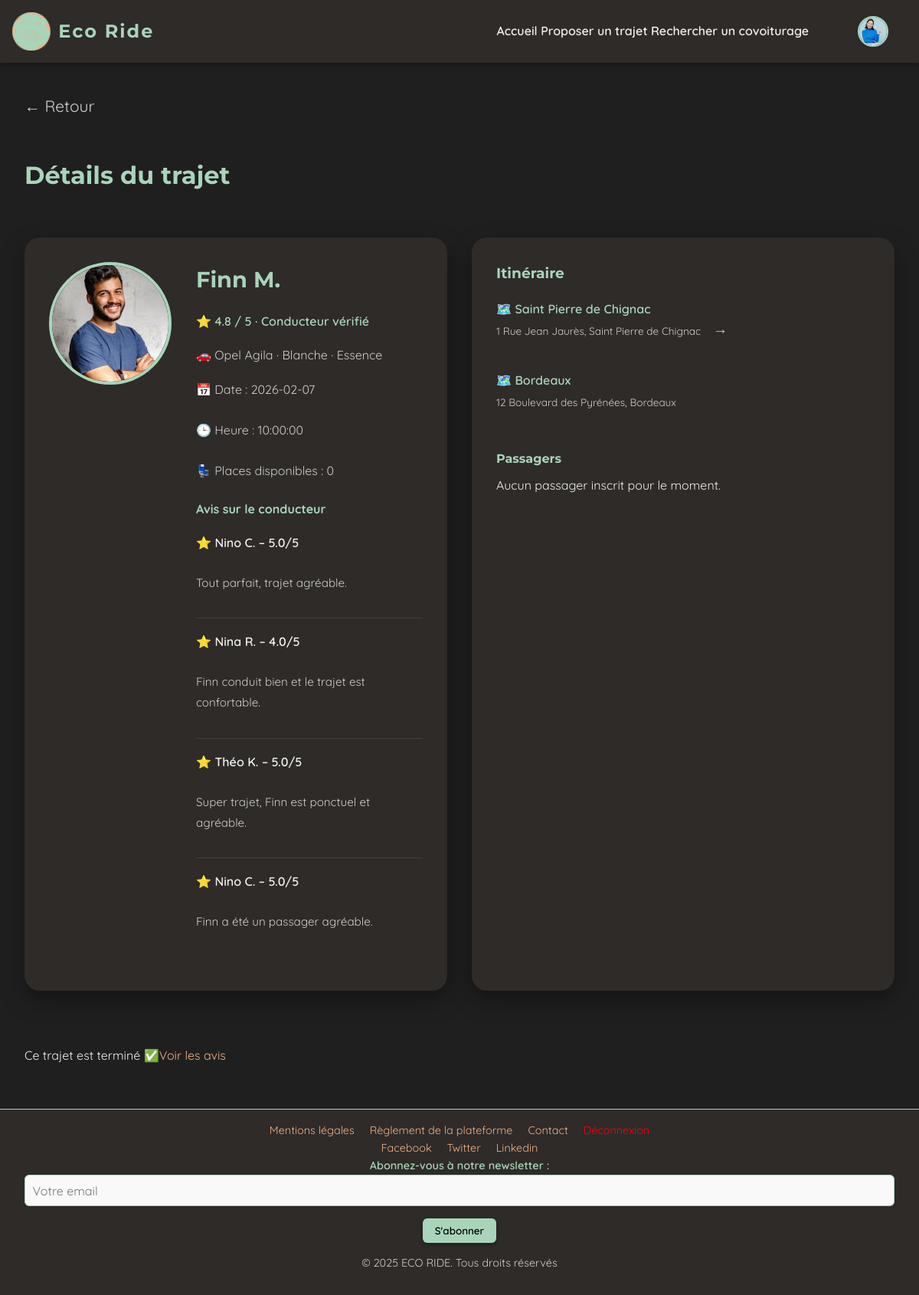
The page /PROJET/UTILISATEUR/USR-details-trajet.php?id=3 (signed in) on the database its author committed.
### tables this page shows
CREATE TABLE `trajets` (
  `id` int(11) NOT NULL,
  `id_conducteur` int(11) NOT NULL,
  `depart` varchar(255) NOT NULL,
  `arrivee` varchar(255) NOT NULL,
  `etapes` text DEFAULT NULL,
  `commentaire` text DEFAULT NULL,
  `date_depart` date NOT NULL,
  `heure_depart` time NOT NULL,
  `vehicule_id` int(11) DEFAULT NULL,
  `places_disponibles` int(11) DEFAULT 1,
  `prix` int(11) NOT NULL DEFAULT 2,
  `statut` enum('publie','complet','annule','termine','en_cours') DEFAULT 'publie'
);

CREATE TABLE `utilisateurs` (
  `id` int(11) NOT NULL,
  `nom` varchar(100) NOT NULL,
  `prenom` varchar(100) NOT NULL,
  `email` varchar(150) DEFAULT NULL,
  `mot_de_passe` varchar(255) NOT NULL,
  `role` enum('passager','conducteur','passager-conducteur') NOT NULL,
  `date_naissance` date DEFAULT NULL,
  `bio` text DEFAULT NULL,
  `credits` int(11) DEFAULT 0,
  `date_inscription` datetime DEFAULT current_timestamp(),
  `photo` varchar(255) DEFAULT 'default.jpg',
  `driver_completed` tinyint(1) DEFAULT 0,
  `profile_completed` tinyint(1) DEFAULT 0
);

CREATE TABLE `vehicules` (
  `vehicule_id` int(11) NOT NULL,
  `id_utilisateur` int(11) NOT NULL,
  `plaque` varchar(20) NOT NULL,
  `date_premiere_immat` date DEFAULT NULL,
  `marque` varchar(50) DEFAULT NULL,
  `modele` varchar(50) DEFAULT NULL,
  `couleur` varchar(50) DEFAULT NULL,
  `carburant` varchar(50) DEFAULT NULL,
  `places` int(11) DEFAULT 4,
  `animaux_acceptes` enum('oui','non') DEFAULT 'non',
  `fumeur` enum('oui','non') DEFAULT 'non',
  `musique` varchar(50) DEFAULT NULL
);

CREATE TABLE `avis` (
  `id` int(11) NOT NULL,
  `id_trajet` int(11) NOT NULL,
  `id_auteur` int(11) NOT NULL,
  `id_destinataire` int(11) NOT NULL,
  `note` decimal(2,1) DEFAULT NULL,
  `commentaire` text DEFAULT NULL,
  `date_creation` datetime DEFAULT current_timestamp()
);

### PROJET/PHP/details_trajet.php (called while the page is built, shortened)
<?php
include('connexion.php');
$id_trajet = (int) $_GET['id'];
$stmt = $bdd->prepare("
    SELECT
        t.*,
        u.id AS id_conducteur,
        u.nom AS nom_conducteur,
        u.prenom AS prenom_conducteur,
        u.photo AS photo_conducteur,
        v.marque,
        v.modele,
        v.couleur,
        v.carburant
    FROM trajets t
    JOIN utilisateurs u ON t.id_conducteur = u.id
    LEFT JOIN vehicules v ON t.vehicule_id = v.vehicule_id
    WHERE t.id = :id
");
$stmt->execute([':id' => $id_trajet]);
$trajet = $stmt->fetch(PDO::FETCH_ASSOC);
$stmt = $bdd->prepare("
    SELECT
        a.note,
        a.commentaire,
        u.prenom,
        u.nom
    FROM avis a
    JOIN utilisateurs u ON a.id_auteur = u.id
    WHERE a.id_destinataire = :id_conducteur
    ORDER BY a.date_creation DESC
");
$stmt->execute([
    ':id_conducteur' => $trajet['id_conducteur']
]);
$avis = $stmt->fetchAll(PDO::FETCH_ASSOC);

### PROJET/UTILISATEUR/USR-details-trajet.php (the view, shortened to what this page needs)
<?php
require_once __DIR__ . '/../PHP/details_trajet.php';
$trajetDateTime = new DateTime($trajet['date_depart'] . ' ' . $trajet['heure_depart']);
$now = new DateTime();
$isPast = $trajetDateTime < $now;
?>
<!DOCTYPE html>
<html lang="fr">
<head>
    <link rel="stylesheet" href="../CSS/style_global.css">
    <link rel="stylesheet" href="../CSS/CSS UTILISATEUR/USR-details-trajets.css">
</head>
<body>
<?php include('../COMPONENTS/COMP-header.php'); ?>
<main>
    <a href="USR-recherche_trajet.php" class="back-arrow">← Retour</a>
    <h1 class="page-title">Détails du trajet</h1>
    <div class="cards-wrapper">
        <section class="card driver-card">
            <div class="driver-main">
                <img src="../../IMAGES/profiles/<?= htmlspecialchars($trajet['photo_conducteur'] ?? 'default.jpg') ?>"
                     alt="Photo du conducteur" class="driver-photo-lg">
                <div class="driver-infos">
                    <h2><?= htmlspecialchars($trajet['prenom_conducteur'] . ' ' . $trajet['nom_conducteur']) ?></h2>
                    <p class="driver-rating">⭐ 4.8 / 5 · Conducteur vérifié</p>
                    <p class="driver-car">
                        🚗 <?= htmlspecialchars($trajet['marque'] . ' ' . $trajet['modele']) ?> ·
                        <?= htmlspecialchars($trajet['couleur']) ?> ·
                        <?= htmlspecialchars($trajet['carburant']) ?>
                    </p>
                    <div class="driver-schedule">
                        <p>📅 Date : <?= htmlspecialchars($trajet['date_depart']) ?></p>
                        <p>🕒 Heure : <?= htmlspecialchars($trajet['heure_depart']) ?></p>
                        <p>💺 Places disponibles : <?= htmlspecialchars($trajet['places_disponibles']) ?></p>
                    </div>
                    <div id="driver-reviews" class="driver-reviews">
                        <h4>Avis sur le conducteur</h4>
                        <?php if (empty($avis)): ?>
                            <p class="empty">Aucun avis pour le moment.</p>
                        <?php else: ?>
                            <?php foreach ($avis as $a): ?>
                                <div class="review">
                                    <p class="review-author">⭐ <?= htmlspecialchars($a['prenom'] . ' ' . $a['nom']) ?> – <?= $a['note'] ?>/5</p>
                                    <p class="review-text"><?= htmlspecialchars($a['commentaire']) ?></p>
                                </div>
                            <?php endforeach; ?>
                        <?php endif; ?>
                    </div>
                </div>
            </div>
        </section>
        <section class="card trajet-card">
            <h3>Itinéraire</h3>
            <div class="trajet-path">
                <div class="ville">
                    <a href="https://www.google.com/maps/search/<?= urlencode($trajet['depart']) ?>" target="_blank">
                        🗺️ <?= htmlspecialchars($trajet['depart']) ?>
                    </a>
                    <p class="address">1 Rue Jean Jaurès, <?= htmlspecialchars($trajet['depart']) ?></p>
                </div>
                <span class="arrow">→</span>
                <div class="ville">
                    <a href="https://www.google.com/maps/search/<?= urlencode($trajet['arrivee']) ?>" target="_blank">
                        🗺️ <?= htmlspecialchars($trajet['arrivee']) ?>
                    </a>
                    <p class="address">12 Boulevard des Pyrénées, <?= htmlspecialchars($trajet['arrivee']) ?></p>
                </div>
            </div>
            <div class="passengers-section">
                <h4>Passagers</h4>
                <?php if (empty($passagers)): ?>
                    <p>Aucun passager inscrit pour le moment.</p>
                <?php endif; ?>
            </div>
        </section>
    </div>
<div class="cta-container">
    <?php if ($isPast): ?>
        <p>Ce trajet est terminé ✅</p>
        <?php if (!empty($avis)) : ?>
            <p><a href="#driver-reviews">Voir les avis</a></p>
        <?php endif; ?>
    <?php endif; ?>
</div>
</main>
<?php include('../COMPONENTS/COMP-footer.php'); ?>
</body>
</html>

### PROJET/COMPONENTS/COMP-header.php (shortened to what this page needs)
<?php
$isLoggedIn = isset($_SESSION['user_id']);
$photo = $_SESSION['photo'] ?? 'default.jpg';
if ($isLoggedIn) {
    $profilLink = '../UTILISATEUR/USR-infos-perso.php';
} else {
    $profilLink = '../UTILISATEUR/USR-connexion-inscription.php?redirect=../UTILISATEUR/USR-infos-perso.php';
}
?>
<header>
    <div class="header-employe">
        <div class="header-bottom">
            <div class="logo">
                <a href="../UTILISATEUR/USR-index.php" class="logo-link">
                    <img src="../../IMAGES/logo.png" alt="Logo Eco Ride">
                    <span class="logo-text">Eco Ride</span>
                </a>
            </div>
            <div class="user-profile">
                <nav class="nav-container">
                    <a class="nav-links" href="../UTILISATEUR/USR-index.php">Accueil</a>
                    <a class="nav-links" href="../UTILISATEUR/USR-proposer-trajet.php">Proposer un trajet</a>
                    <a class="nav-links" href="../UTILISATEUR/USR-recherche_trajet.php">Rechercher un covoiturage</a>
                </nav>
                <div class="profil-container">
                    <div class="user-info">
                        <a href="<?= $profilLink ?>">
                            <img
                                src="../../IMAGES/profiles/<?= htmlspecialchars($photo) ?>"                                alt="Photo de profil"
                                class="photo-profil"
                                id="profil-click">
                        </a>
                    </div>
                </div>
            </div>
        </div>
    </div>
</header>

### PROJET/COMPONENTS/COMP-footer.php (shortened to what this page needs)
<footer>
    <div class="footer-container">
        <a href="#">Mentions légales</a>
        <a href="#">Règlement de la plateforme</a>
        <a href="#">Contact</a>
            <?php
        if (isset($_SESSION['user_id'])) {
            echo '<a href="../UTILISATEUR/USR-deconnexion.php"
                    onclick="return confirm(\'Voulez-vous vraiment vous déconnecter ?\');"
                    style="color:red;">Déconnexion</a>';
        }
        ?>
    </div>
    <div class="footer-social">
        <a href="#" target="_blank">Facebook</a>
        <a href="#" target="_blank">Twitter</a>
        <a href="#" target="_blank">Linkedin</a>
    </div>
    <div class="footer-newsletter">
        <form action="#" method="POST">
            <label for="newsletter">Abonnez-vous à notre newsletter :</label>
            <input type="email" id="newsletter" name="newsletter" placeholder="Votre email" required>
            <button type="submit">S'abonner</button>
        </form>
    </div>
    <div class="footer-copyright">
        <p>&copy; 2025 ECO RIDE. Tous droits réservés</p>
    </div>
</footer>

### PROJET/CSS/style_global.css (style rules this page uses)
:root { --vert-doux: #a8d5ba ; --orange-doux: #f4b183 ; --beige-fonce: #2e2b28 ; --gris-doux: #e0e0e0 ; --texte: #f0f0f0 ; --fond: #1f1f1f ; --shadow: rgba(0, 0, 0, 0.3) }
main { display: flex; gap: 2rem; padding: 2rem 0.5rem; align-items: flex-start; }
* { box-sizing: border-box; }
html { scroll-behavior: smooth; }
body { font-family: 'Century Gothic', 'Montserrat', 'Quicksand', sans-serif ; font-weight: 400; line-height: 1.6; background-color: var(--fond); color: var(--texte); margin: 0; padding: 80px 1.5rem 0 1.5rem; }
img { max-width: 100%; height: auto; display: block; }
h1,h2,h3 { font-family: 'Montserrat', 'Century Gothic', sans-serif; color: var(--vert-doux); margin-top: 0; font-weight: 700; }
h1 { font-size: 2.5rem; margin-bottom: 0.75rem; }
h2 { font-size: 2rem; margin-bottom: 0.5rem; }
label { color: var(--vert-doux); font-weight: 600; margin-bottom: 0.5rem; }
a { color:var(--orange-doux) ; text-decoration: none; transition: color 0.3s ease; }
button { font-family: 'Quicksand', sans-serif; background-color: var(--vert-doux); color: black; border: none; padding: 0.6em 1.2em; border-radius: 6px; cursor: pointer; font-weight: 600; transition: background-color 0.3s ease, transform 0.2s ease, box-shadow 0.3s ease; box-shadow: 0 2px 5px var(--shadow); }
input, select, textarea { font-family: 'Quicksand', sans-serif; background-color: var(--gris-doux); border: 1px solid var(--orange-doux); padding: 0.6em; border-radius: 6px; width: 100%; margin-bottom: 1em; font-size: 1rem; color: #333; transition: border-color 0.3s ease; }
input { color: #222; background-color: #f9f9f9; border: 1px solid var(--vert-doux); }
section { max-width: 1100px; margin: 0 auto; padding: 2rem 1.5rem; }
section h2 { font-size: 2rem; margin-bottom: 1rem; color: var(--vert-doux); }
section p { font-family: 'Quicksand', sans-serif; font-size: 1rem; line-height: 1.8; margin-bottom: 1.5rem; }
footer { background-color: var(--beige-fonce); color: var(--gris-doux); text-align: center; padding: 1rem 2rem; font-size: 0.9rem; border-top: 1px solid var(--vert-doux); }
footer a { color: var(--orange-doux); text-decoration: none; margin: 0 0.5rem; transition: color 0.3 ease; }
a, button { transition: all 0.3s ease; }
.logo { max-height: 50px; overflow: hidden; display: flex; align-items: center; }
.logo img { max-width: 100px; height: auto; display: block; }
.logo-link { display: flex; align-items: center; text-decoration: none; color: var(--vert-doux); max-height: 50px; overflow: hidden; }
.logo-link img { height: auto; max-height: 50px; width: auto; max-width: 100px; object-fit: contain; margin-right: 10px; }
.logo-text { font-size: 1.5rem; font-weight: 700; font-family: 'Montserrat', 'Century Gothic', sans-serif; color: var(--vert-doux); }
header .logo { font-family: 'Arial Black', Arial, sans-serif; letter-spacing: 2px; }
.header-employe { background-color: var(--beige-fonce); display: flex; flex-direction: column; justify-content: space-between; padding: 1rem 1rem; box-shadow: 0 2px 8px var(--shadow); position: sticky; top: 0; z-index: 100; gap: 1rem; font-family: 'Montserrat', sans-serif; }
.header-employe .logo { display: flex; align-items: center; gap: 0.5rem; }
.header-employe .logo-text { font-size: 1.5rem; font-weight: 700; }
.header-employe .user-info { display: flex; flex-direction: column; gap: 0.2rem; margin-left: 2rem; font-size: 0.95rem; }
.header-employe .profil-container { display: flex; align-items: center; position: relative; }
.header-employe a { color: var(--texte); }
.user-profile { display: flex; align-items: center; gap: 1rem; color: var(--vert-doux); font-weight: 600; font-family: 'Quicksand', sans-serif; }
.profil-container { position: relative; }
.header-bottom { display: flex; justify-content: space-between; align-items: center; width: 100%; padding-right: 1.5rem; }
.profil-container { position: relative; margin-left: 1rem; }
.photo-profil { height: 40px; width: 40px; border-radius: 50%; cursor: pointer; object-fit: cover; border: 2px solid var(--vert-doux); }

### rows shown on the page
trajets: id_conducteur.photo (picture), id_conducteur.nom "Finn M.", vehicule.modele "Opel Agila", vehicule.couleur "Blanche", vehicule.carburant "Essence", date_depart "2026-02-07", heure_depart "10:00:00", places_disponibles "0", depart "Saint Pierre de Chignac", arrivee "Bordeaux"
avis: id_auteur.nom "Nino C.", note "5.0", commentaire "Tout parfait, trajet agréable."
avis: id_auteur.nom "Nina R.", note "4.0", commentaire "Finn conduit bien et le trajet est confortable."
avis: id_auteur.nom "Théo K.", note "5.0", commentaire "Super trajet, Finn est ponctuel et agréable."
avis: id_auteur.nom "Nino C.", note "5.0", commentaire "Finn a été un passager agréable."
